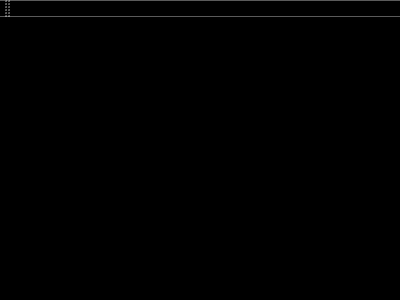
<?xml version="1.0" encoding="UTF-8"?>
<ui version="4.0">
 <class>MainWindow</class>
 <widget class="QMainWindow" name="MainWindow">
  <property name="enabled">
   <bool>true</bool>
  </property>
  <property name="geometry">
   <rect>
    <x>0</x>
    <y>0</y>
    <width>400</width>
    <height>300</height>
   </rect>
  </property>
  <property name="windowTitle">
   <string>MainWindow</string>
  </property>
  <property name="styleSheet">
   <string notr="true">background-color: rgb(0, 0, 0);</string>
  </property>
  <widget class="QWidget" name="centralWidget">
   <layout class="QGridLayout" name="gridLayout">
    <item row="0" column="0">
     <layout class="QHBoxLayout" name="horizontalLayout">
      <item>
       <widget class="QLabel" name="label">
        <property name="text">
         <string>Blocks</string>
        </property>
       </widget>
      </item>
     </layout>
    </item>
    <item row="1" column="0">
     <widget class="QPlainTextEdit" name="plainTextEdit">
      <property name="enabled">
       <bool>true</bool>
      </property>
      <property name="readOnly">
       <bool>true</bool>
      </property>
     </widget>
    </item>
   </layout>
  </widget>
  <widget class="QMenuBar" name="menuBar">
   <property name="geometry">
    <rect>
     <x>0</x>
     <y>0</y>
     <width>400</width>
     <height>22</height>
    </rect>
   </property>
  </widget>
  <widget class="QToolBar" name="mainToolBar">
   <attribute name="toolBarArea">
    <enum>TopToolBarArea</enum>
   </attribute>
   <attribute name="toolBarBreak">
    <bool>false</bool>
   </attribute>
  </widget>
  <widget class="QStatusBar" name="statusBar"/>
 </widget>
 <layoutdefault spacing="6" margin="11"/>
 <resources/>
 <connections/>
</ui>
